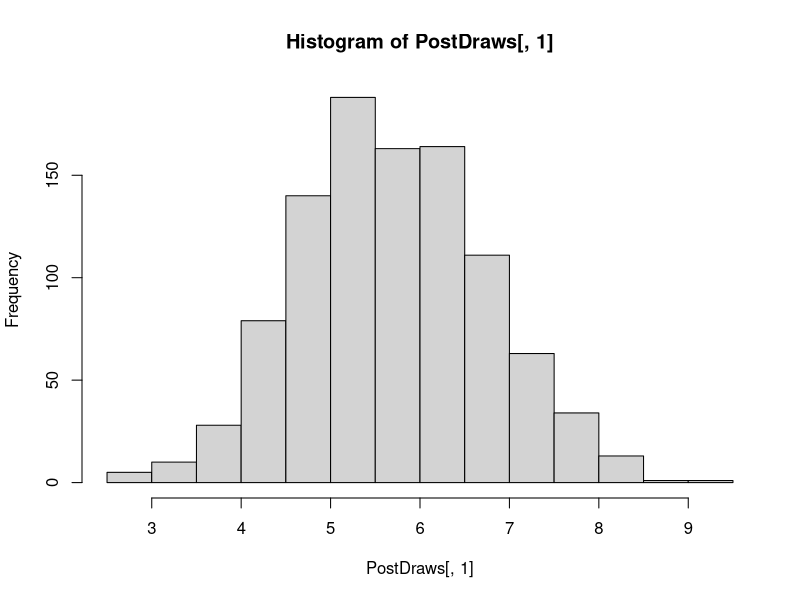

This figure's R source:
NormalNonInfoPrior<-function(NDraws,Data){

#####################################################################################
# PURPOSE: 	Generates samples from the joint posterior distribution of the parameters in the
#
#		MODEL: x1,....xn iid Normal(mu,sigma^2) model. 
#		PRIOR: p(mu,sigma^2) propto 1/sigma^2				
#
#
# INPUT:	NDraw: 		(Scalar)	The number of posterior draws
#		Data:		(n-by-1)	Data vector of n observations
#				
# OUTPUT:	PostDraws:	(NDraws-by-2)	Matrix of posterior draws. 
#						First column holds draws of mu		
#						Second column holds draws of sigma^2
#
# AUTHOR:	Mattias Villani, Sveriges Riksbank and Stockholm University.
#		E-mail: mattias.villani@riksbank.se.
#
# DATE:		2005-04-13
#
######################################################################################


Datamean<-mean(Data)
s2<-var(Data)
n<-length(Data)
PostDraws=matrix(0,NDraws,2)
PostDraws[,2]<-((n-1)*s2)/rchisq(NDraws,n-1)
PostDraws[,1]<-Datamean+rnorm(NDraws,0,1)*sqrt(PostDraws[,2]/n)

return(PostDraws)
}

Data<-rnorm(100,5,10) 			# Sampling 100 observations from the N(5,10) density##
PostDraws<-NormalNonInfoPrior(1000,Data) # Generating 1000 draws from the joint posterior density of mu and sigma^2
hist(PostDraws[,1]) 			# Plotting the histogram of mu-draws
